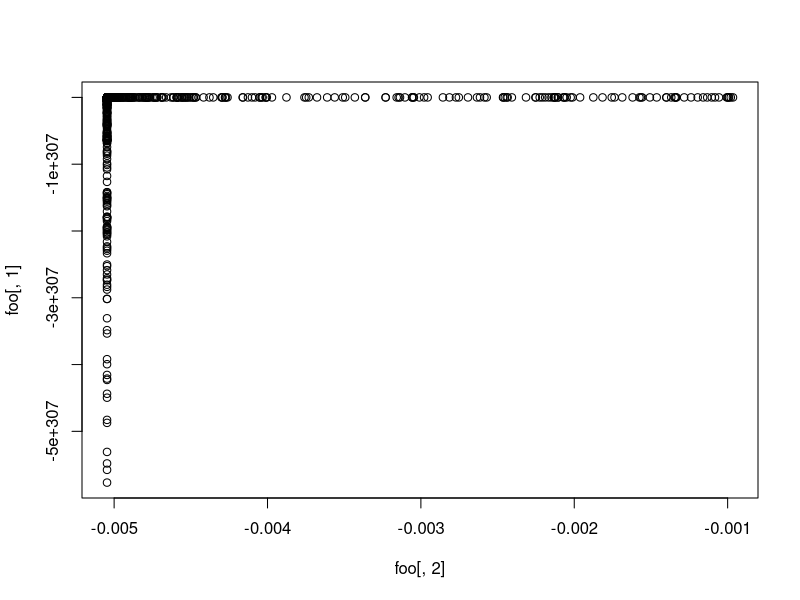

Here is the R script that generated this plot:
#####################################
### Bivariate Truncated Distribution
####################################

###################################
#### Function to find projection
###################################
projection  = function(u)
{
  if(all(u[1] < 0, na.rm = TRUE) && all(u[2] < 0, na.rm = TRUE))  ##This could be wrong! 
  {
    return(c(0,0))
  }
  else if (u[1]>0 & u[2]<0)
  {
    return(c(u[1],0))
  }
  else
  {
    return(c(0,u[2]))
  }
}

####################################
##### Shooting an arrow function
####################################
#u = (x,y): is current position
#c0 = (a,b): is projection from current position 
# v : random draw from standard gaussian distribution
arrow = function(u,c0,z)
{
  x = u[1]
  y = u[2]
  a = c0[1]
  b = c0[2]
  
  z1 = x + z*(x - a)
  z2 = y + z*(b - y)
  return(c(z1,z2))
}

# z = rnorm(1)
# a = 0 
# b = 0
# arrow(4,-5,z)
####################
### Augmented Drift
#################### 
aug_drift= function(x)
{
  x1 = x[1]
  x2 = x[2]
  
  if( x1>0 & x2>0)
  {
    return(-x)
  }
  else
  {
    return(c(Inf, Inf))
  }
}

#aug_drift(c(a,b))

########################
##Probability function
#######################
p = function(x,dt,v)
{
 mu = aug_drift(x) 
 temp = sqrt(pi*dt)*v*mu
 return(pnorm(temp/2)) 
}

#p(c(2,-3), 1e-2,z)

###############################################
### AugUBA2D : Truncated Bivariate Gaussian
################################################
AugUBA2d = function(x0,dt,N)
{
  #Initialize
  out = matrix(0 , nrow = N , ncol = 2)
  out[1, ] = x0
  
  for( i in 2:N)
  {
    x1=out[(i-1),1]
    x2= out[(i-1),2]
    
    U = runif(2)
    
    ##If point is inside the support, run UBA
    if (all(x1 > 0, na.rm = TRUE) && all(x2 > 0, na.rm = TRUE))
    {
      v = rnorm(2)
      prob = p(out[i, ], dt = dt , v= v ) 
      b = ifelse(U<= prob , 1, -1)
    }
    else ##Point is outside the support, run AugUBA
    { 
      z = rnorm(1)
      prob = p(out[(i-1), ], dt = dt , v= rep(z,2) )
       
      c0 = projection(out[(i-1),]) #find projection
      v = arrow(out[(i-1),], c0,z) #shoot the arrow
      
      # #Calculate the unit sized jump along the arrow
      m = (c0[2] - x2)/(x1 - c0[1])
      jump =  c(1/sqrt(1 + m^2), m/(1+ sqrt(m^2)))
      
      
      b = ifelse(U<= prob , jump, -jump)
    }
    out[i , ] = out[(i-1) , ] + sqrt(2*dt)*b*v
  }
  return(out)
}

### Example 
foo =AugUBA2d(c(-0.001,-0.001) , dt = 1e-3 , N = 1e6)
plot(foo[ ,2] , foo[ ,1])
